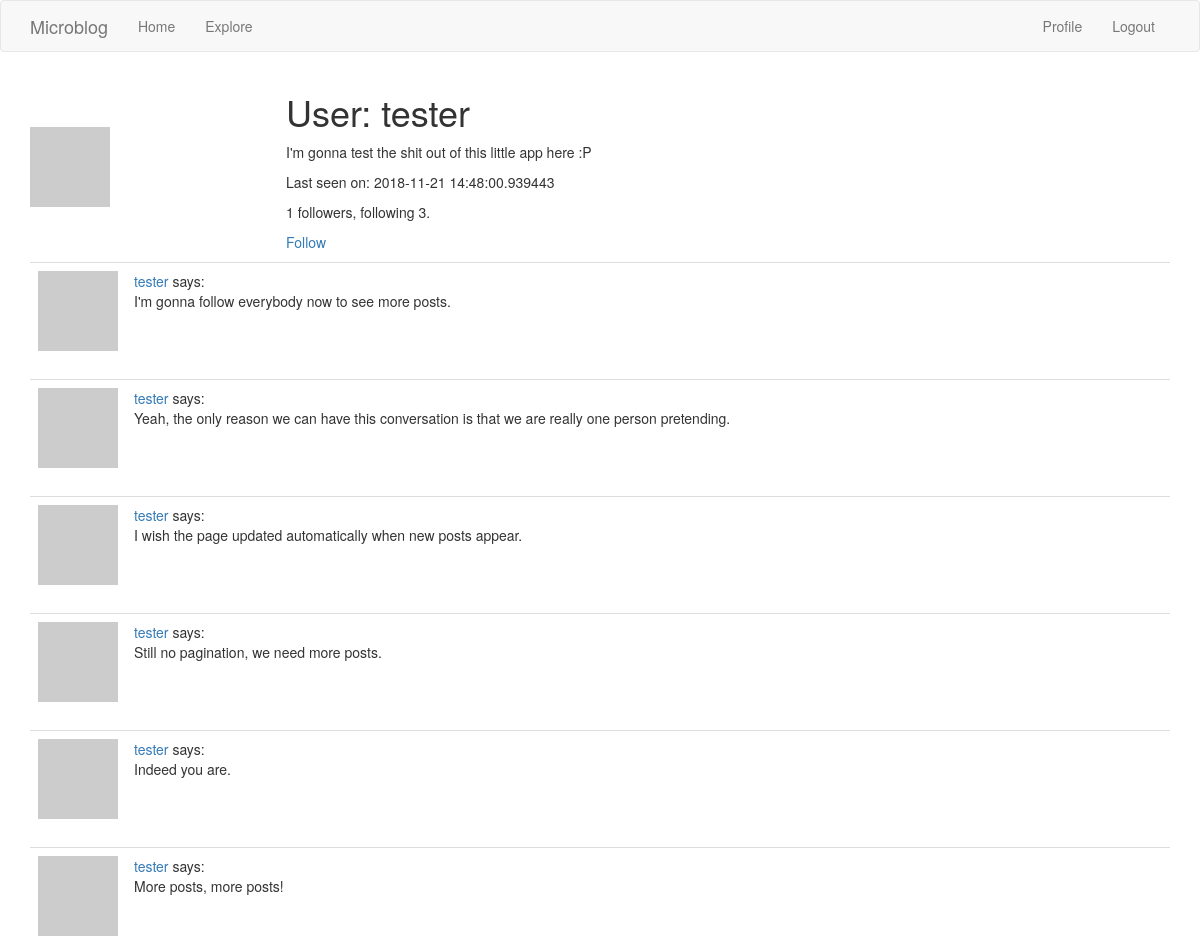
/user/tester (signed in, upper part), run on an earlier commit of the app's database.
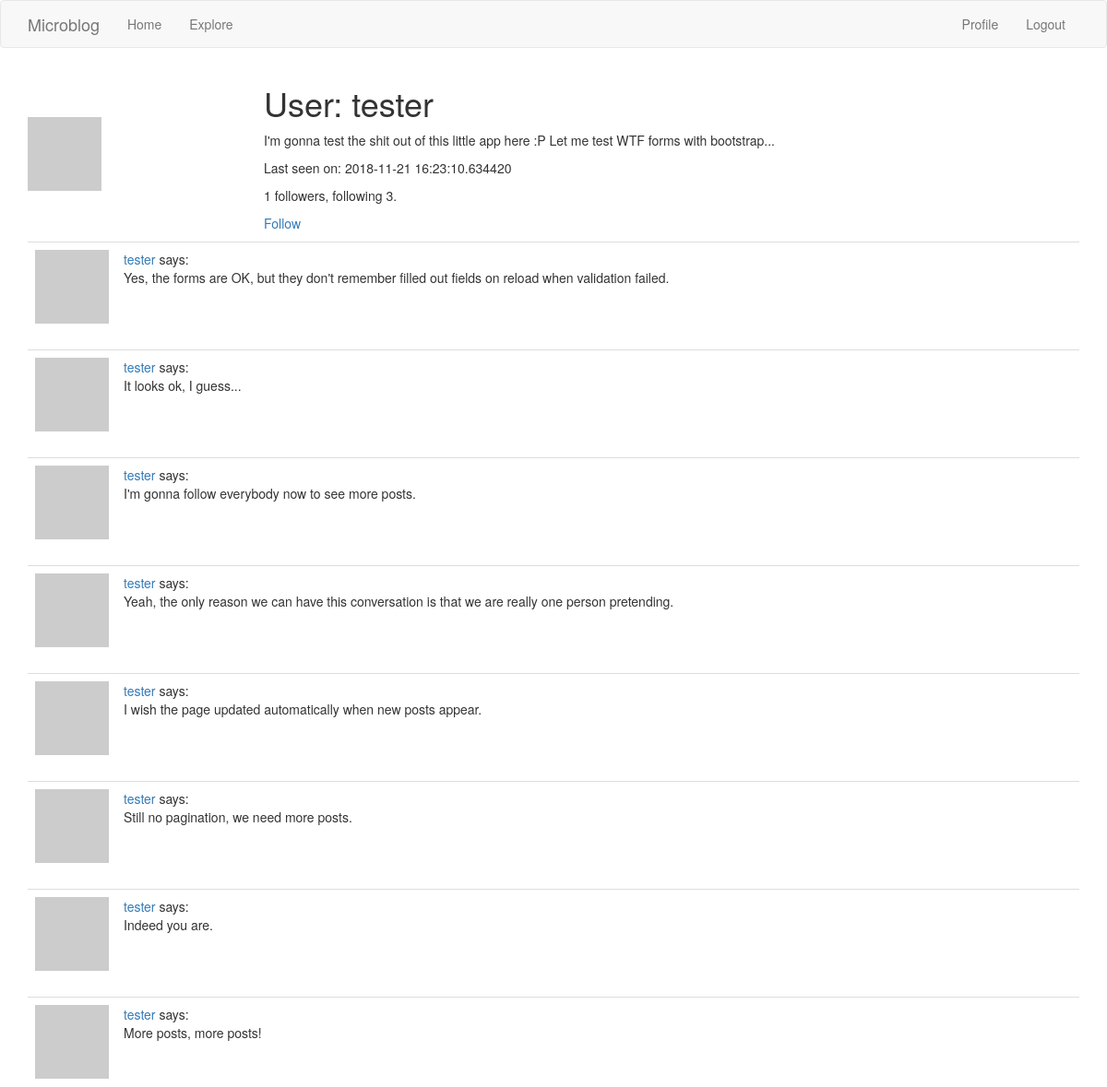
And on a later commit of the database.
### app/models.py (models this page shows, shortened)
class User(UserMixin, db.Model):
    id = db.Column(db.Integer, primary_key=True)
    username = db.Column(db.String(64), index=True, unique=True)
    email = db.Column(db.String(120), index=True, unique=True)
    password_hash = db.Column(db.String(128))
    about_me = db.Column(db.String(140))
    last_seen = db.Column(db.DateTime, default=datetime.utcnow)
    posts = db.relationship('Post', backref='author', lazy='dynamic')
    followed = db.relationship(
        'User', secondary=followers,
        primaryjoin=(followers.c.follower_id == id),
        secondaryjoin=(followers.c.followed_id == id),
        backref=db.backref('followers', lazy='dynamic'), lazy='dynamic')
    def avatar(self, size):
        digest = md5(self.email.lower().encode('utf-8')).hexdigest()
        return 'https://www.gravatar.com/avatar/{}?d=retro&s={}'.format(
            digest, size)
    def is_following(self, user):
        return self.followed.filter(
            followers.c.followed_id == user.id).count() > 0

class Post(db.Model):
    id = db.Column(db.Integer, primary_key=True)
    body = db.Column(db.String(140))
    timestamp = db.Column(db.DateTime, index=True, default=datetime.utcnow)
    user_id = db.Column(db.Integer, db.ForeignKey('user.id'))

### app/routes.py (the view)
@app.route('/user/<username>')
@login_required
def user(username):
    user = User.query.filter_by(username=username).first_or_404()
    page = request.args.get('page', 1, type=int)
    posts = user.posts.order_by(Post.timestamp.desc()).paginate(
        page, app.config['POSTS_PER_PAGE'], False)
    next_url = url_for('user', username=user.username, page=posts.next_num) \
        if posts.has_next else None
    prev_url = url_for('user', username=user.username, page=posts.prev_num) \
        if posts.has_prev else None
    return render_template('user.html', user=user, posts=posts.items,
                           prev_url=prev_url, next_url=next_url)

### app/models.py (called while the page is built)
@login.user_loader
def load_user(id):
    return User.query.get(int(id))

### app/routes.py (called while the page is built)
@app.before_request
def before_request():
    if current_user.is_authenticated:
        current_user.last_seen = datetime.utcnow()
        db.session.commit()

### app/templates/user.html (shortened to what this page needs)
{% extends "base.html" %}
{% block app_content %}
  <table class="tabe table-hover">
    <tr>
      <td width="256px"><img src="{{ user.avatar(256) }}"></td>
      <td>
        <h1>User: {{ user.username }}</h1>
        {% if user.about_me %}
          <p>{{ user.about_me }}</p>
        {% endif %}
        {% if user.last_seen %}
          <p>Last seen on: {{ user.last_seen }}</p>
        {% endif %}
        <p>{{ user.followers.count() }} followers, following {{ user.followed.count() }}.</p>
        {% if user == current_user %}
          <p><a href="{{ url_for('edit_profile') }}">Edit your profile</a></p>
        {% elif not current_user.is_following(user) %}
          <p><a href="{{ url_for('follow', username=user.username) }}">Follow</a></p>
        {% else %}
          <p><a href="{{ url_for('unfollow', username=user.username) }}">Unfollow</a></p>
        {% endif %}
      </td>
    </tr>
  </table>
  {% for post in posts %}
    {% include '_post.html' %}
  {% endfor %}
{% endblock %}

### app/templates/_post.html
<table class="table table-hover">
  <tr>
    <td width="70px"><img src="{{ post.author.avatar(70) }}"></td>
    <td>
      <a href="{{ url_for('user', username=post.author.username) }}">
        {{ post.author.username }}
      </a>
      says:
      <br>
      {{ post.body }}
    </td>
  </tr>
</table>

What changed in the data, as far as the page shows it:
changed User "tester": about_me "I'm gonna test the shit out of this little app here :P" → "I'm gonna test the shit out of this little app here :P Let me test WTF forms with bootstrap..."; last_seen "2018-11-21 14:48:00.939443" → "2018-11-21 16:23:10.634420"
added Post: author.username "tester", body "Yes, the forms are OK, but they don't remember filled out fields on reload when validation failed."
added Post: author.username "tester", body "It looks ok, I guess..."
